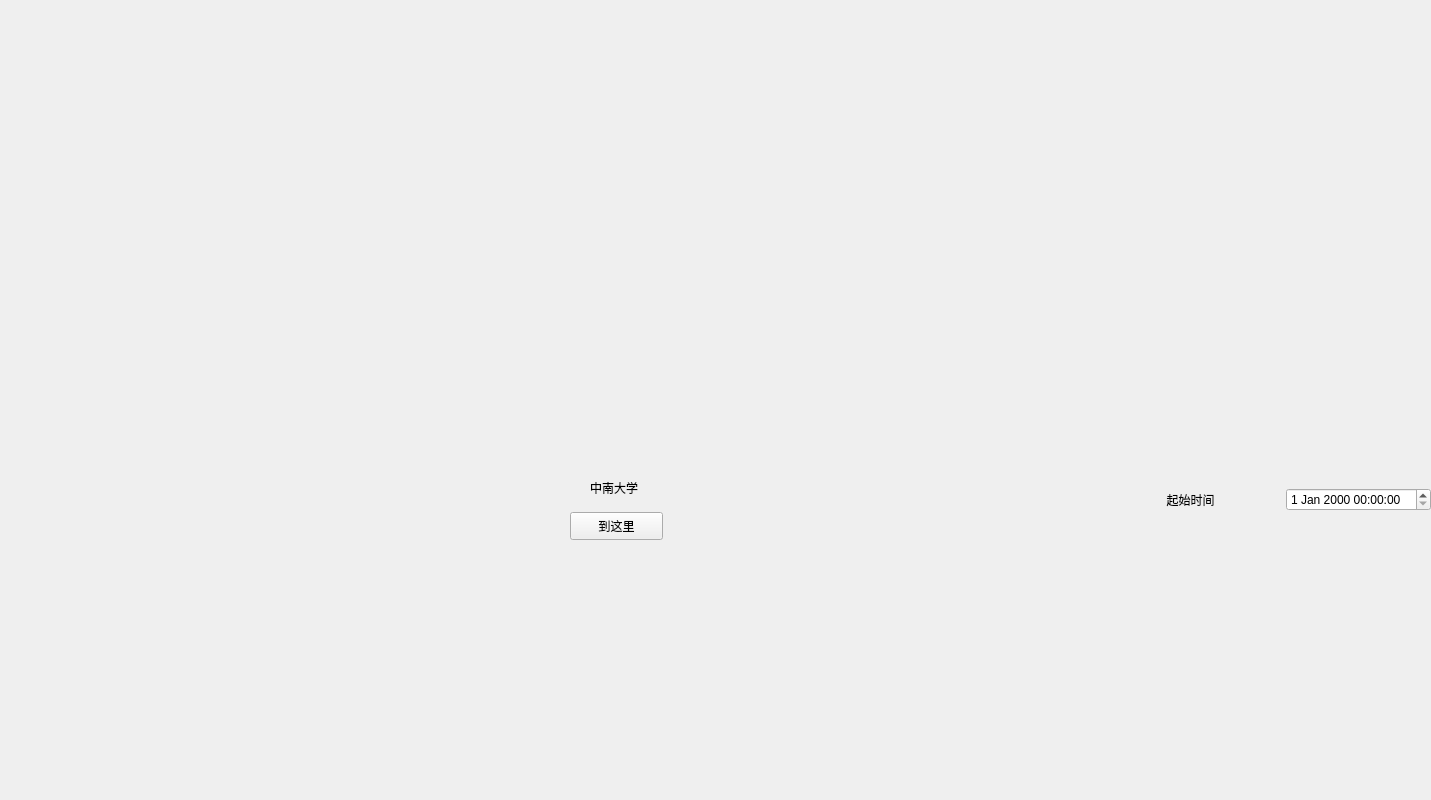
<?xml version="1.0" encoding="UTF-8"?>
<ui version="4.0">
 <class>Widget</class>
 <widget class="QWidget" name="Widget">
  <property name="geometry">
   <rect>
    <x>0</x>
    <y>0</y>
    <width>1431</width>
    <height>800</height>
   </rect>
  </property>
  <property name="windowTitle">
   <string>Form</string>
  </property>
  <widget class="MapWidget" name="TopWidget" native="true">
   <property name="geometry">
    <rect>
     <x>0</x>
     <y>0</y>
     <width>1165</width>
     <height>790</height>
    </rect>
   </property>
   <widget class="QPushButton" name="CSU_Button">
    <property name="geometry">
     <rect>
      <x>570</x>
      <y>512</y>
      <width>93</width>
      <height>28</height>
     </rect>
    </property>
    <property name="text">
     <string>到这里</string>
    </property>
   </widget>
   <widget class="QLabel" name="CSU_Label">
    <property name="geometry">
     <rect>
      <x>590</x>
      <y>480</y>
      <width>72</width>
      <height>15</height>
     </rect>
    </property>
    <property name="text">
     <string>中南大学</string>
    </property>
   </widget>
  </widget>
  <widget class="QWidget" name="horizontalLayoutWidget">
   <property name="geometry">
    <rect>
     <x>1160</x>
     <y>460</y>
     <width>271</width>
     <height>80</height>
    </rect>
   </property>
   <layout class="QHBoxLayout" name="StartTimeLayout">
    <item>
     <widget class="QLabel" name="StartTimeLabel">
      <property name="text">
       <string>  起始时间</string>
      </property>
     </widget>
    </item>
    <item>
     <widget class="QDateTimeEdit" name="StartDateTimeEdit"/>
    </item>
   </layout>
  </widget>
 </widget>
 <customwidgets>
  <customwidget>
   <class>MapWidget</class>
   <extends>QWidget</extends>
   <header>mapwidget.h</header>
   <container>1</container>
  </customwidget>
 </customwidgets>
 <resources/>
 <connections/>
</ui>
